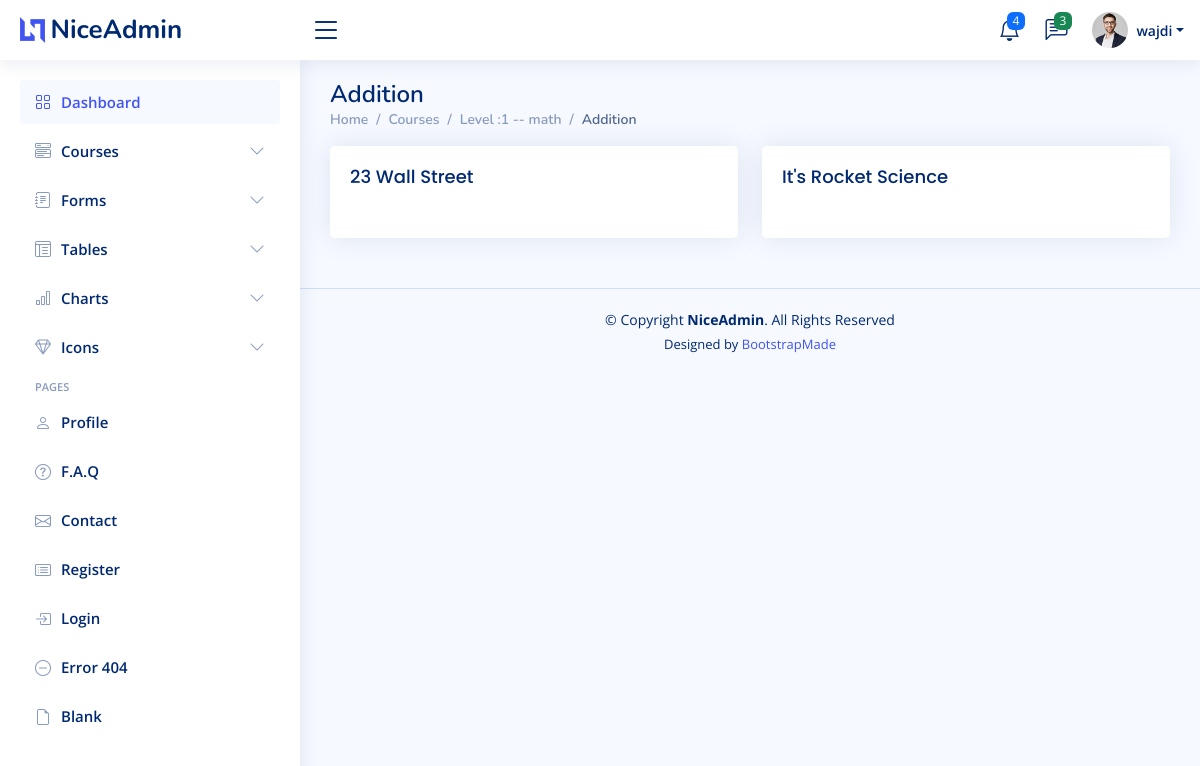
The app's page /teacher/courses/1/math/Addition (signed in), older data.
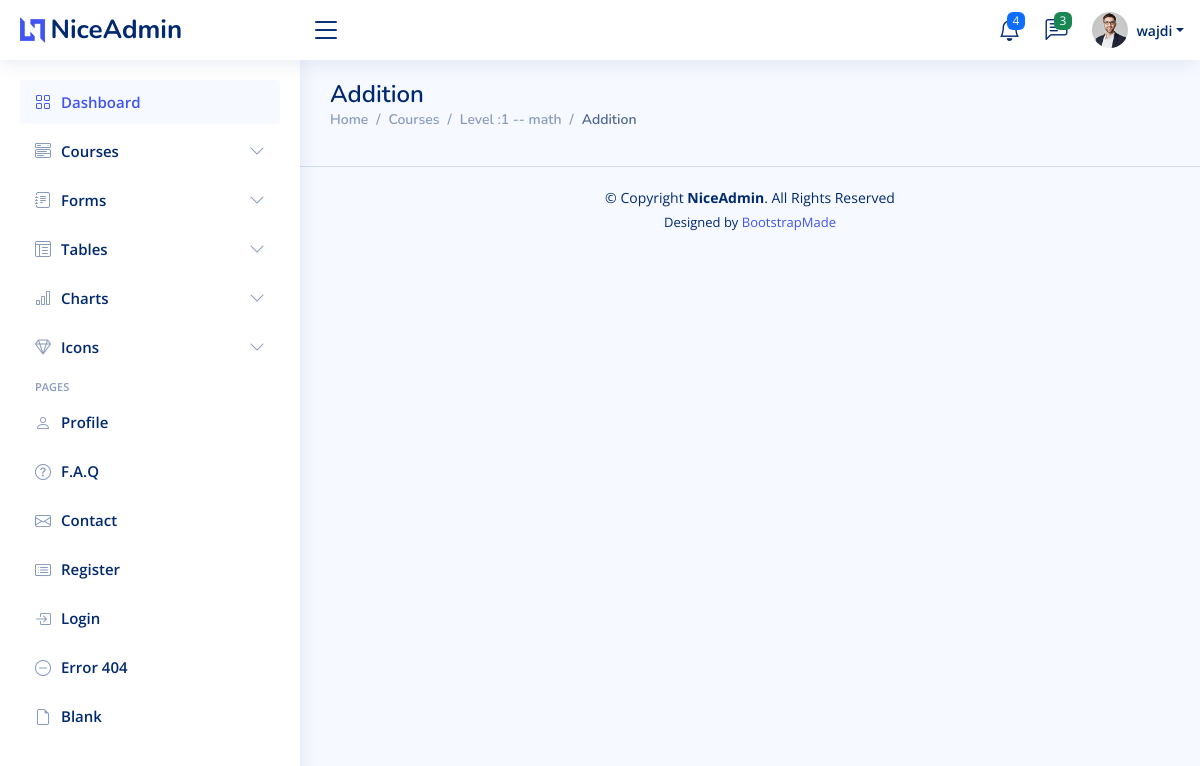
The same page, newer data.
### course/models.py (models this page shows, shortened)
class CourseMaterial(models.Model):
    title = models.CharField(max_length=255)
    content = models.TextField()
    summary = models.TextField()
    audio = models.FileField(upload_to='course/static/audio/', null=True, blank=True)
    summary_audio = models.FileField(upload_to='course/static/audio/summaries/', null=True, blank=True)
    chapter = models.ForeignKey(Chapter, on_delete=models.CASCADE)
    slug = models.SlugField(max_length=255, unique=True, null=True, blank=True)

### course/views.py (the view)
# urls.py: path("teacher/courses/<int:level>/<str:subject>/<str:chapter>",views.list_course_material,name='list_course_material'),
def list_course_material(request, level, subject, chapter):
    sub = Subject.objects.get(Q(name=subject) & Q(level=Level.objects.get(number=level)))
    chapterr = Chapter.objects.get(Q(subject=sub) & Q(name=chapter))
    course_material = CourseMaterial.objects.filter(chapter=chapterr)
    return render(request, 'course/teacher/list_course_material_teacher.html',
                  {'course_material': course_material, 'subject': sub, 'chapter': chapterr,
                   'first_name': request.user.first_name,
                   'full_name': request.user.get_full_name(), 'role': 'Teacher'})

### course/models.py (called while the page is built)
    def __str__(self):
        return f'Level :{self.number}'

    def __str__(self):
        return f'{self.level.__str__()} -- {self.name} '

### templates/course/teacher/list_course_material_teacher.html (shortened to what this page needs)
{% extends 'course/teacher/base_teacher.html' %}
{% block content %}
    <main id="main" class="main">
        <div class="pagetitle">
            <h1>{{ chapter.name }}</h1>
            <nav>
                <ol class="breadcrumb">
                    <li class="breadcrumb-item"><a href="/teacher/">Home</a></li>
                    <li class="breadcrumb-item"><a href="/teacher/courses">Courses</a></li>
                    <li class="breadcrumb-item"><a href="/teacher/courses/{{ subject.level.number }}/{{ subject.name }}">{{ subject }}</a></li>
                    <li class="breadcrumb-item active">{{ chapter.name }}</li>
                </ol>
            </nav>
        </div>
        <section class="section">
            {% for object in course_material %}
                {% if forloop.counter0|divisibleby:2 %}
                    <div class="row">
                {% endif %}
            <div class="col-lg-6">
                <a href="{{ request.path }}/{{ object.slug }}">
                    <div class="card">
                        <div class="card-body">
                            <h5 class="card-title">{{ object.title }}</h5>
                        </div>
                    </div>
                </a>
            </div>
            {% if forloop.counter|divisibleby:2 or forloop.last %}
                </div>
            {% endif %}
            {% endfor %}
        </section>
    </main>
{% endblock %}

Row changes from the older to the newer data that the page shows:
removed CourseMaterial: title "23 Wall Street"
removed CourseMaterial: title "It's Rocket Science"
